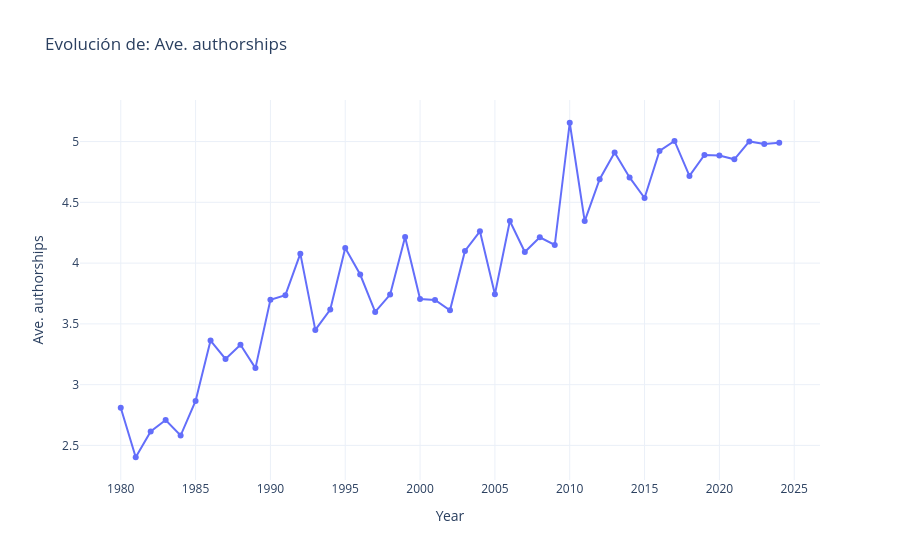
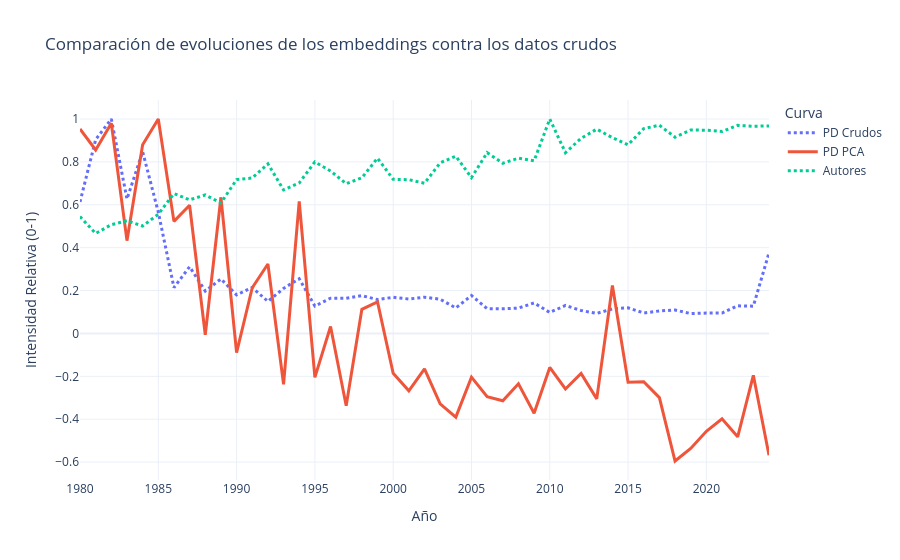

The notebook cell these images were saved under, in order:
### Code cell
#Percent of documents resultó  tener una correlación bastante alta, por lo tanto, las gráficas
#deberían ser bastante parecidas (la generada por pca y la que es a partir de los datos crudos)
#"Ave. authorships"
# 5. Gráficas de Comparación
df_plot, df_comparacion = eanalysis.preparar_datos_comparacion(df_features, df_flujo)
eviz.plot_feature_individual(df_plot, "Ave. authorships")
eviz.plot_comparacion_normalizada(df_comparacion)

### Figure 1 — Plotly figure (JSON) as saved in the notebook; plotly's stock layout.template omitted (floating-point values rounded to 4 significant figures)
{"data": [{"hovertemplate": "Year=%{x}<br>Ave. authorships=%{y}<extra></extra>", "legendgroup": "", "line": {"color": "#636efa", "dash": "solid"}, "marker": {"symbol": "circle"}, "mode": "lines+markers", "name": "", "orientation": "v", "showlegend": false, "type": "scatter", "x": [1980, 1981, 1982, 1983, 1984, 1985, 1986, 1987, 1988, 1989, 1990, 1991, 1992, 1993, 1994, 1995, 1996, 1997, 1998, 1999, 2000, 2001, 2002, 2003, 2004, 2005, 2006, 2007, 2008, 2009, 2010, 2011, 2012, 2013, 2014, 2015, 2016, 2017, 2018, 2019, 2020, 2021, 2022, 2023, 2024], "xaxis": "x", "y": [2.809, 2.403, 2.614, 2.709, 2.581, 2.865, 3.363, 3.212, 3.328, 3.136, 3.698, 3.736, 4.078, 3.45, 3.618, 4.124, 3.906, 3.598, 3.741, 4.214, 3.704, 3.696, 3.611, 4.1, 4.261, 3.744, 4.346, 4.091, 4.213, 4.149, 5.155, 4.346, 4.69, 4.911, 4.705, 4.536, 4.923, 5.006, 4.717, 4.89, 4.886, 4.854, 5.001, 4.98, 4.989], "yaxis": "y"}], "layout": {"legend": {"tracegroupgap": 0}, "title": {"text": "Evolución de: Ave. authorships"}, "xaxis": {"anchor": "y", "domain": [0, 1], "title": {"text": "Year"}}, "yaxis": {"anchor": "x", "domain": [0, 1], "title": {"text": "Ave. authorships"}}}}

### Figure 2 — Plotly figure (JSON) as saved in the notebook; plotly's stock layout.template omitted (floating-point values rounded to 4 significant figures)
{"data": [{"hovertemplate": "Curva=PD Crudos<br>Año=%{x}<br>Intensidad Relativa (0-1)=%{y}<extra></extra>", "legendgroup": "PD Crudos", "line": {"color": "#636efa", "dash": "dot", "width": 3}, "marker": {"symbol": "circle"}, "mode": "lines", "name": "PD Crudos", "orientation": "v", "showlegend": true, "type": "scatter", "x": [1980, 1981, 1982, 1983, 1984, 1985, 1986, 1987, 1988, 1989, 1990, 1991, 1992, 1993, 1994, 1995, 1996, 1997, 1998, 1999, 2000, 2001, 2002, 2003, 2004, 2005, 2006, 2007, 2008, 2009, 2010, 2011, 2012, 2013, 2014, 2015, 2016, 2017, 2018, 2019, 2020, 2021, 2022, 2023, 2024], "xaxis": "x", "y": [0.613, 0.9041, 1.0, 0.6269, 0.8475, 0.5655, 0.2139, 0.3111, 0.1977, 0.2541, 0.1798, 0.2142, 0.1492, 0.2101, 0.2552, 0.1276, 0.1643, 0.164, 0.1762, 0.158, 0.1684, 0.1606, 0.169, 0.1594, 0.1188, 0.1768, 0.1155, 0.1146, 0.1182, 0.1422, 0.09783, 0.1304, 0.1069, 0.09363, 0.1145, 0.1193, 0.09544, 0.1047, 0.1094, 0.09255, 0.09486, 0.09487, 0.1288, 0.1271, 0.3757], "yaxis": "y"}, {"hovertemplate": "Curva=PD PCA<br>Año=%{x}<br>Intensidad Relativa (0-1)=%{y}<extra></extra>", "legendgroup": "PD PCA", "line": {"color": "#EF553B", "dash": "solid", "width": 3}, "marker": {"symbol": "circle"}, "mode": "lines", "name": "PD PCA", "orientation": "v", "showlegend": true, "type": "scatter", "x": [1980, 1981, 1982, 1983, 1984, 1985, 1986, 1987, 1988, 1989, 1990, 1991, 1992, 1993, 1994, 1995, 1996, 1997, 1998, 1999, 2000, 2001, 2002, 2003, 2004, 2005, 2006, 2007, 2008, 2009, 2010, 2011, 2012, 2013, 2014, 2015, 2016, 2017, 2018, 2019, 2020, 2021, 2022, 2023, 2024], "xaxis": "x", "y": [0.9539, 0.8557, 0.9805, 0.4327, 0.8795, 1.0, 0.5226, 0.5977, -0.006201, 0.6349, -0.08968, 0.213, 0.3237, -0.2373, 0.6161, -0.2048, 0.03223, -0.3369, 0.1122, 0.1471, -0.186, -0.2678, -0.1657, -0.3285, -0.3904, -0.2037, -0.295, -0.3139, -0.2351, -0.372, -0.1584, -0.2589, -0.1867, -0.3052, 0.2239, -0.2279, -0.225, -0.2994, -0.5949, -0.5364, -0.4564, -0.3983, -0.4819, -0.1953, -0.568], "yaxis": "y"}, {"hovertemplate": "Curva=Autores<br>Año=%{x}<br>Intensidad Relativa (0-1)=%{y}<extra></extra>", "legendgroup": "Autores", "line": {"color": "#00cc96", "dash": "dot", "width": 3}, "marker": {"symbol": "circle"}, "mode": "lines", "name": "Autores", "orientation": "v", "showlegend": true, "type": "scatter", "x": [1980, 1981, 1982, 1983, 1984, 1985, 1986, 1987, 1988, 1989, 1990, 1991, 1992, 1993, 1994, 1995, 1996, 1997, 1998, 1999, 2000, 2001, 2002, 2003, 2004, 2005, 2006, 2007, 2008, 2009, 2010, 2011, 2012, 2013, 2014, 2015, 2016, 2017, 2018, 2019, 2020, 2021, 2022, 2023, 2024], "xaxis": "x", "y": [0.545, 0.4661, 0.5072, 0.5255, 0.5008, 0.5559, 0.6523, 0.623, 0.6457, 0.6084, 0.7174, 0.7249, 0.7911, 0.6694, 0.7019, 0.8, 0.7577, 0.6981, 0.7258, 0.8175, 0.7186, 0.717, 0.7006, 0.7954, 0.8267, 0.7264, 0.8431, 0.7937, 0.8173, 0.8049, 1.0, 0.8431, 0.9098, 0.9526, 0.9128, 0.8799, 0.9551, 0.9711, 0.9151, 0.9486, 0.9479, 0.9417, 0.9702, 0.9662, 0.9679], "yaxis": "y"}], "layout": {"legend": {"title": {"text": "Curva"}, "tracegroupgap": 0}, "title": {"text": "Comparación de evoluciones de los embeddings contra los datos crudos"}, "xaxis": {"anchor": "y", "domain": [0, 1], "title": {"text": "Año"}}, "yaxis": {"anchor": "x", "domain": [0, 1], "title": {"text": "Intensidad Relativa (0-1)"}}}}
